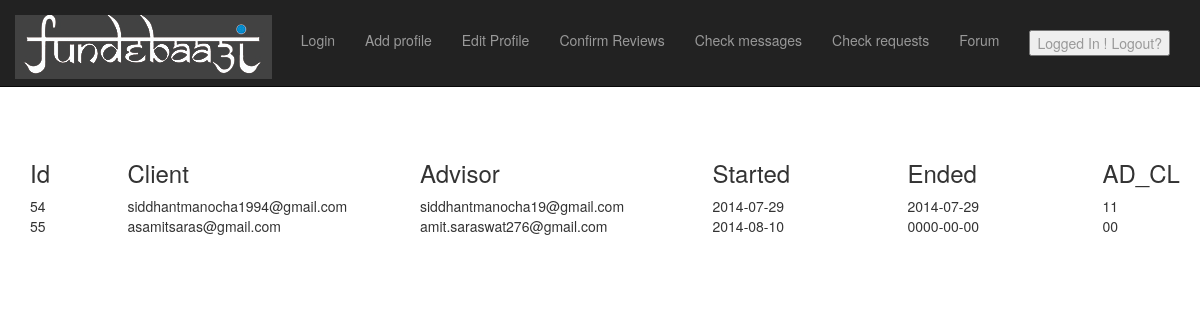
Page /all_requests.php (signed in) on the committed database.
### tables this page shows
CREATE TABLE IF NOT EXISTS `conversations` (
  `id` int(10) NOT NULL AUTO_INCREMENT,
  `foremail` varchar(100) NOT NULL,
  `fromemail` varchar(100) NOT NULL,
  `forid` int(11) NOT NULL,
  `fromname` varchar(100) NOT NULL,
  `fromphone` varchar(20) NOT NULL,
  `querytype` int(11) NOT NULL,
  `stdate` date NOT NULL,
  `enddate` date NOT NULL,
  `app_ad` int(11) NOT NULL,
  `app_cl` int(11) NOT NULL,
  PRIMARY KEY (`id`)
);

### all_requests.php (the view, shortened to what this page needs)
<html lang="en">
<head>
    <link href="css/bootstrap.css" rel="stylesheet">
    <link href="css/logo-nav.css" rel="stylesheet">
    <link href="css/modern-business.css" rel="stylesheet">
    <link href="font-awesome/css/font-awesome.min.css" rel="stylesheet">
</head>
<body>
<nav class="navbar navbar-inverse navbar-fixed-top" role="navigation">
        <div class="container">
            <div class="navbar-header">
                <a class="navbar-brand" href="index.php">
                    <img src="images/logo.jpg" alt="">
                </a>
            </div>
            <div class="collapse navbar-collapse" id="bs-example-navbar-collapse-1">
                <ul class="nav navbar-nav navbar-right">
                    <li>
                        <a href="adminlogin.php">Login</a>
                    </li>
                     <li>
                        <a href="admin.php">Add profile</a>
                    </li>
                    <li>
                        <a href="admin_edit.php">Edit Profile</a>
                    </li>
                    <li>
                        <a href="view_review.php">Confirm Reviews</a>
                    </li>
                    <li>
                        <a href="check_message.php">Check messages</a>
                    </li>
                    <li>
                        <a href="all_requests.php">Check requests</a>
                    </li>
                    <li>
                        <a href="#">Forum</a>
                    </li>
<li>
                     <a href="#" style='display:none' id='logout'><button onclick='logout()'>Logged In ! Logout?</button></a>
                 </li>
                </ul>
            </div>
        </div>
    </nav>
<br>
<br>  <br>
<?php
require("include/connect.php");
?>
<?php
echo "<div class='container'><div class='row'>";
$sql ="select * from conversations";
        echo "<div class='col-md-1'>";
        echo "<h3>Id</h3>";
        echo "</div>";
        echo "<div class='col-md-3'>";
        echo "<h3>Client</h3>";
        echo "</div>";
        echo "<div class='col-md-3'>";
        echo "<h3>Advisor</h3>";
        echo "</div>";
        echo "<div class='col-md-2'>";
        echo "<h3>Started</h3>";
        echo "</div>";
        echo "<div class='col-md-2'>";
        echo "<h3>Ended</h3>";
        echo "</div>";
        echo "<div class='col-md-1'>";
        echo "<h3>AD_CL</h3>";
        echo "</div>";
$retval = mysql_query( $sql, $connection );
if ($retval)
   {
	while($row = mysql_fetch_array($retval))
    {
        echo "<div class='col-md-1'>";
        echo $row['id'];
        echo "</div>";
        echo "<div class='col-md-3'>";
        echo $row['fromemail'];
        echo "</div>";
        echo "<div class='col-md-3'>";
        echo $row['foremail'];
        echo "</div>";
        echo "<div class='col-md-2'>";
        echo $row['stdate'];
        echo "</div>";
        echo "<div class='col-md-2'>";
        echo $row['enddate'];
        echo "</div>";
        echo "<div class='col-md-1'>";
        echo $row['app_ad']."".$row['app_ad'];
        echo "</div>";
    }
   }
?>

### css/logo-nav.css (style rules this page uses)
body { margin-top: 30px; }
.navbar-fixed-top .nav { padding: 15px 0; }
.navbar-fixed-top .navbar-brand { padding: 0 15px; }
@media (min-width:768px) { .navbar-fixed-top .nav { padding: 15px 0; } }
@media (min-width:768px) { .navbar-fixed-top .navbar-brand { padding: 15px 0; } }

### css/modern-business.css (style rules this page uses)
html, body { height: 100%; }
body { padding-top: 50px; }

### rows in the picture
conversations: id "54", fromemail "siddhantmanocha1994@gmail.com", foremail "siddhantmanocha19@gmail.com", stdate "2014-07-29", enddate "2014-07-29", app_ad "1"
conversations: id "55", fromemail "asamitsaras@gmail.com", foremail "amit.saraswat276@gmail.com", stdate "2014-08-10", enddate "0000-00-00", app_ad "0"
